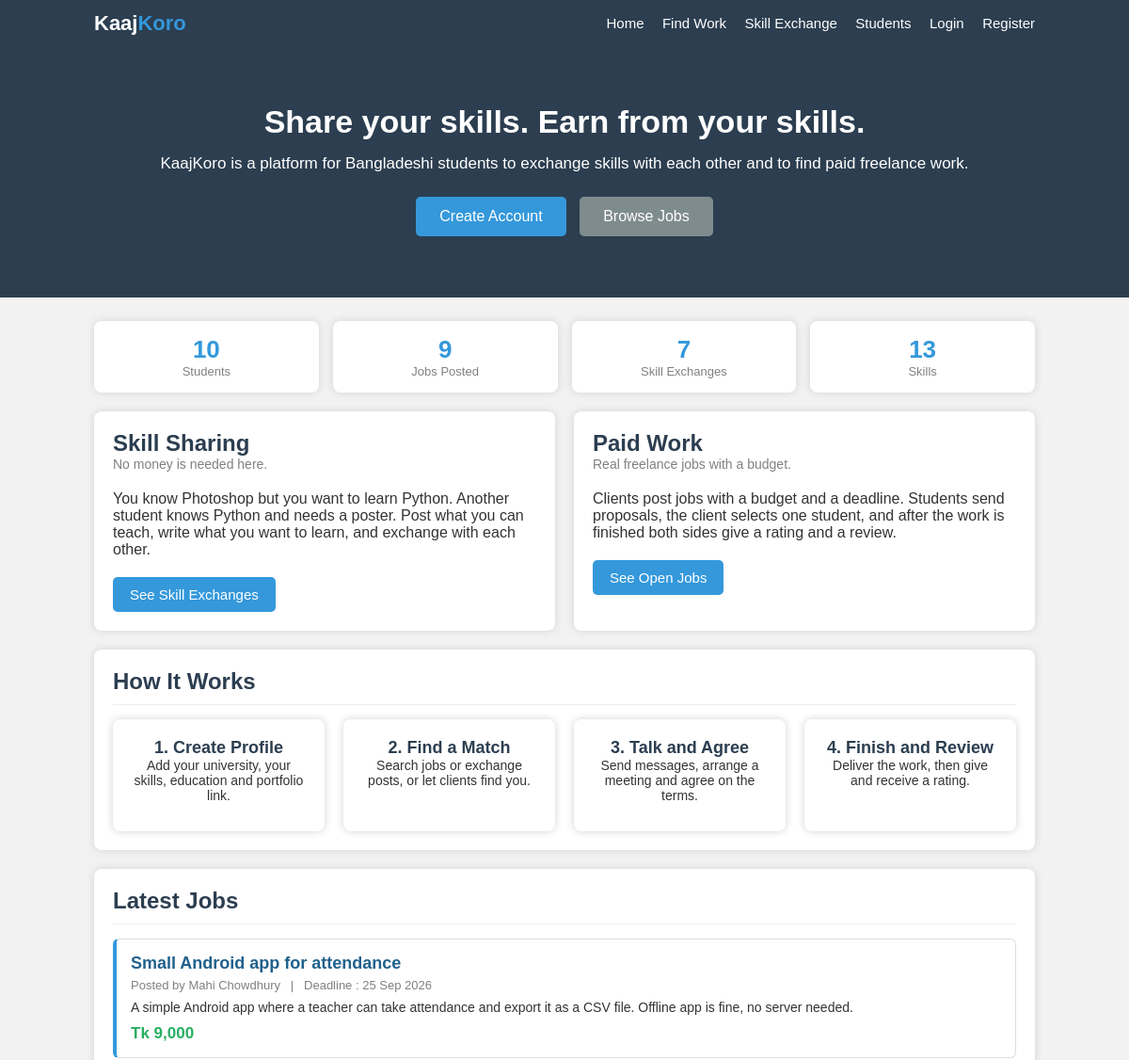
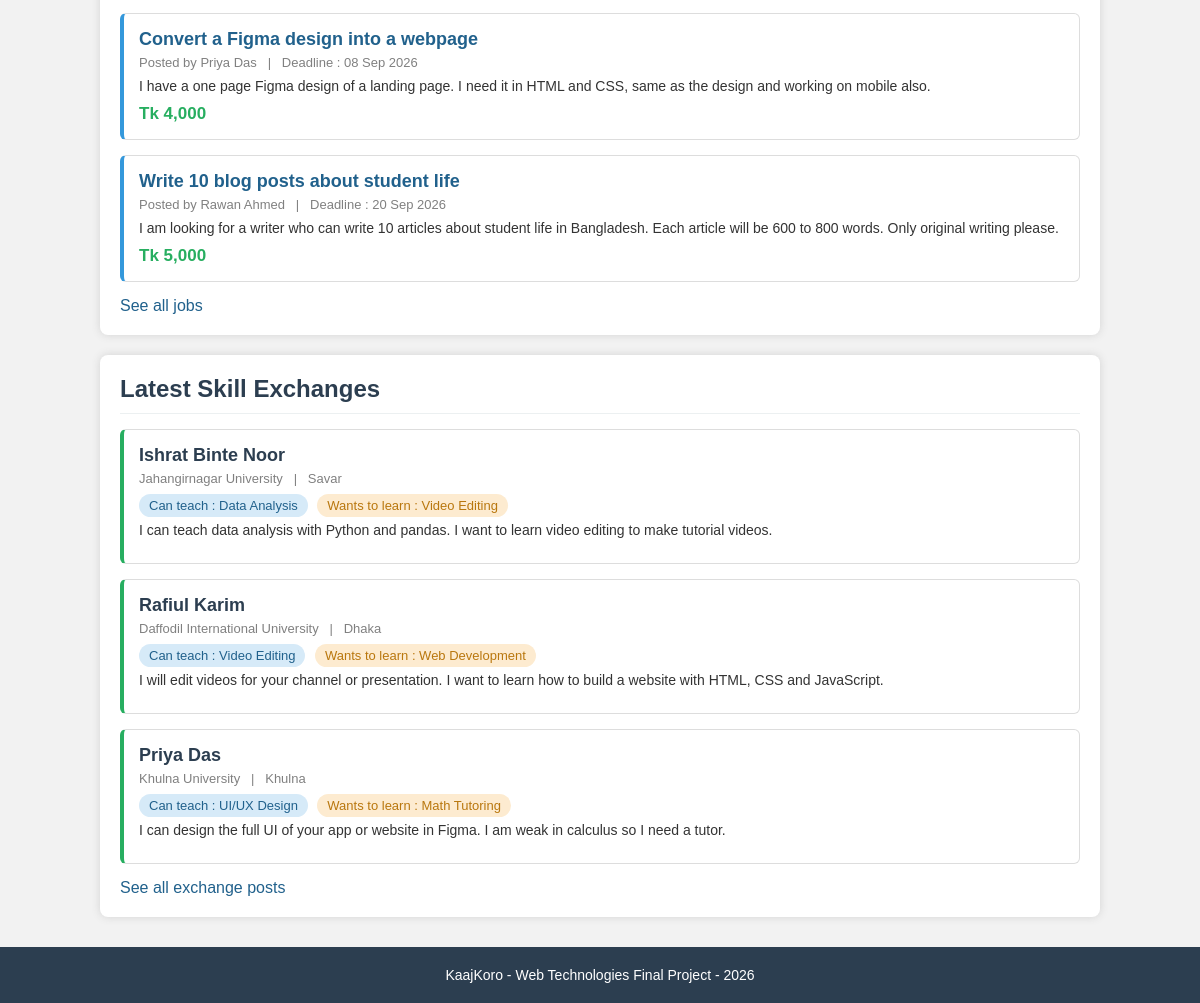
The page / on the database its author committed (2 pictures, top to bottom).
### tables this page shows
CREATE TABLE jobs (
    job_id       INT AUTO_INCREMENT PRIMARY KEY,
    client_id    INT NOT NULL,
    title        VARCHAR(150) NOT NULL,
    description  TEXT NOT NULL,
    budget       INT NOT NULL,
    deadline     DATE NOT NULL,
    job_status   VARCHAR(20) DEFAULT 'open',
    hired_id     INT DEFAULT 0,
    created_at   DATE,
    FOREIGN KEY (client_id) REFERENCES users(user_id) ON DELETE CASCADE
);

CREATE TABLE users (
    user_id     INT AUTO_INCREMENT PRIMARY KEY,
    name        VARCHAR(100) NOT NULL,
    email       VARCHAR(100) NOT NULL UNIQUE,
    password    VARCHAR(255) NOT NULL,
    phone       VARCHAR(20)  NOT NULL,
    university  VARCHAR(100) NOT NULL,
    city        VARCHAR(50)  NOT NULL,
    bio         TEXT,
    education   VARCHAR(200),
    experience  TEXT,
    portfolio   VARCHAR(150),
    status      VARCHAR(20)  DEFAULT 'active',
    joined      DATE
);

CREATE TABLE posts (
    post_id         INT AUTO_INCREMENT PRIMARY KEY,
    user_id         INT NOT NULL,
    offer_skill_id  INT NOT NULL,
    want_skill_id   INT NOT NULL,
    description     TEXT NOT NULL,
    post_status     VARCHAR(20) DEFAULT 'open',
    created_at      DATE,
    FOREIGN KEY (user_id)        REFERENCES users(user_id)   ON DELETE CASCADE,
    FOREIGN KEY (offer_skill_id) REFERENCES skills(skill_id),
    FOREIGN KEY (want_skill_id)  REFERENCES skills(skill_id)
);

CREATE TABLE skills (
    skill_id    INT AUTO_INCREMENT PRIMARY KEY,
    skill_name  VARCHAR(60) NOT NULL UNIQUE
);

### functions.php (called while the page is built, shortened)
<?php
function showMoney($amount) {
    return "Tk " . number_format($amount);
}
function showDate($date) {
    return date("d M Y", strtotime($date));
}
?>

### index.php (the view, shortened to what this page needs)
<?php
require_once "config.php";
require_once "functions.php";
$result = $conn->query("SELECT COUNT(*) AS total FROM users");
$row = $result->fetch_assoc();
$total_users = $row["total"];
$result = $conn->query("SELECT COUNT(*) AS total FROM jobs");
$row = $result->fetch_assoc();
$total_jobs = $row["total"];
$result = $conn->query("SELECT COUNT(*) AS total FROM posts");
$row = $result->fetch_assoc();
$total_posts = $row["total"];
$result = $conn->query("SELECT COUNT(*) AS total FROM skills");
$row = $result->fetch_assoc();
$total_skills = $row["total"];
include "header.php";
?>
    <div class="banner">
        <div class="container">
            <h1>Share your skills. Earn from your skills.</h1>
            <p>KaajKoro is a platform for Bangladeshi students to exchange skills
                with each other and to find paid freelance work.</p>
            <button onclick="window.location.href='register.php'">Create Account</button>
            <button class="btn-gray" onclick="window.location.href='jobs.php'">Browse Jobs</button>
        </div>
    </div>
    <div class="page">
        <div class="stats">
            <div class="stat">
                <div class="stat-number"><?php echo $total_users; ?></div>
                <div class="stat-name">Students</div>
            </div>
            <div class="stat">
                <div class="stat-number"><?php echo $total_jobs; ?></div>
                <div class="stat-name">Jobs Posted</div>
            </div>
            <div class="stat">
                <div class="stat-number"><?php echo $total_posts; ?></div>
                <div class="stat-name">Skill Exchanges</div>
            </div>
            <div class="stat">
                <div class="stat-number"><?php echo $total_skills; ?></div>
                <div class="stat-name">Skills</div>
            </div>
        </div>
        <div class="row">
            <div class="box col-half">
                <h2>Skill Sharing</h2>
                <p class="page-info">No money is needed here.</p>
                <p>You know Photoshop but you want to learn Python. Another student knows
                    Python and needs a poster. Post what you can teach, write what you want
                    to learn, and exchange with each other.</p>
                <div class="buttons">
                    <button onclick="window.location.href='exchange.php'">See Skill Exchanges</button>
                </div>
            </div>
            <div class="box col-half">
                <h2>Paid Work</h2>
                <p class="page-info">Real freelance jobs with a budget.</p>
                <p>Clients post jobs with a budget and a deadline. Students send proposals,
                    the client selects one student, and after the work is finished both sides
                    give a rating and a review.</p>
                <div class="buttons">
                    <button onclick="window.location.href='jobs.php'">See Open Jobs</button>
                </div>
            </div>
        </div>
        <div class="box">
            <h2 class="box-title">How It Works</h2>
            <div class="row">
                <div class="home-box">
                    <h3>1. Create Profile</h3>
                    <p class="item-text">Add your university, your skills, education and portfolio link.</p>
                </div>
                <div class="home-box">
                    <h3>2. Find a Match</h3>
                    <p class="item-text">Search jobs or exchange posts, or let clients find you.</p>
                </div>
                <div class="home-box">
                    <h3>3. Talk and Agree</h3>
                    <p class="item-text">Send messages, arrange a meeting and agree on the terms.</p>
                </div>
                <div class="home-box">
                    <h3>4. Finish and Review</h3>
                    <p class="item-text">Deliver the work, then give and receive a rating.</p>
                </div>
            </div>
        </div>
        <div class="box">
            <h2 class="box-title">Latest Jobs</h2>
            <?php
            $result = $conn->query("SELECT j.*, u.name AS client_name
                                    FROM jobs j
                                    JOIN users u ON j.client_id = u.user_id
                                    WHERE j.job_status = 'open'
                                    ORDER BY j.job_id DESC
                                    LIMIT 3");
            while ($job = $result->fetch_assoc()) {
                ?>
                <div class="item">
                    <h3><a href="job-details.php?id=<?php echo $job["job_id"]; ?>"><?php echo htmlspecialchars($job["title"]); ?></a></h3>
                    <p class="item-info">Posted by <?php echo htmlspecialchars($job["client_name"]); ?>
                        &nbsp; | &nbsp; Deadline : <?php echo showDate($job["deadline"]); ?></p>
                    <p class="item-text"><?php echo htmlspecialchars($job["description"]); ?></p>
                    <p class="price"><?php echo showMoney($job["budget"]); ?></p>
                </div>
                <?php
            }
            ?>
            <a href="jobs.php">See all jobs</a>
        </div>
        <div class="box">
            <h2 class="box-title">Latest Skill Exchanges</h2>
            <?php
            $result = $conn->query("SELECT p.*, u.name, u.university, u.city,
                                           s1.skill_name AS offer_skill,
                                           s2.skill_name AS want_skill
                                    FROM posts p
                                    JOIN users u  ON p.user_id = u.user_id
                                    JOIN skills s1 ON p.offer_skill_id = s1.skill_id
                                    JOIN skills s2 ON p.want_skill_id = s2.skill_id
                                    WHERE p.post_status = 'open'
                                    ORDER BY p.post_id DESC
                                    LIMIT 3");
            while ($post = $result->fetch_assoc()) {
                ?>
                <div class="item item-green">
                    <h3><?php echo htmlspecialchars($post["name"]); ?></h3>
                    <p class="item-info"><?php echo htmlspecialchars($post["university"]); ?>
                        &nbsp; | &nbsp; <?php echo htmlspecialchars($post["city"]); ?></p>
                    <p>
                        <span class="tag tag-blue">Can teach : <?php echo htmlspecialchars($post["offer_skill"]); ?></span>
                        <span class="tag tag-orange">Wants to learn : <?php echo htmlspecialchars($post["want_skill"]); ?></span>
                    </p>
                    <p class="item-text"><?php echo htmlspecialchars($post["description"]); ?></p>
                </div>
                <?php
            }
            ?>
            <a href="exchange.php">See all exchange posts</a>
        </div>
    </div>
<?php include "footer.php"; ?>

### header.php (shortened to what this page needs)
<!DOCTYPE html>
<html lang="en">
<head>
    <link rel="stylesheet" href="style.css">
</head>
<body>
    <div class="header">
        <div class="container">
            <h2 class="logo">Kaaj<span>Koro</span><?php if (isset($_SESSION["admin_logged_in"])) { echo " Admin"; } ?></h2>
            <div class="menu">
            <?php if (isset($_SESSION["user_logged_in"])) { ?>
                <a href="dashboard.php">Dashboard</a>
                <a href="jobs.php">Find Work</a>
                <a href="exchange.php">Skill Exchange</a>
                <a href="students.php">Students</a>
                <a href="my-jobs.php">My Jobs</a>
                <a href="messages.php">Messages</a>
                <a href="profile.php">Profile</a>
                <a href="logout.php">Logout</a>
            <?php } else { ?>
                <a href="index.php">Home</a>
                <a href="jobs.php">Find Work</a>
                <a href="exchange.php">Skill Exchange</a>
                <a href="students.php">Students</a>
                <a href="login.php">Login</a>
                <a href="register.php">Register</a>
            <?php } ?>
            </div>
        </div>
    </div>

### footer.php
    <div class="footer">
        KaajKoro - Web Technologies Final Project - 2026
    </div>
</body>
</html>

### style.css (style rules this page uses)
* { margin:0; padding:0; box-sizing:border-box; font-family:Arial, Helvetica, sans-serif; }
body { background:#f2f2f2; color:#333; }
a { text-decoration:none; color:#21618c; }
.header { background:#2c3e50; padding:12px 0; }
.header .container { display:flex; justify-content:space-between; align-items:center; }
.logo { color:white; font-size:22px; }
.logo span { color:#3498db; }
.menu a { color:white; margin-left:15px; font-size:15px; }
.container { width:1000px; margin:0 auto; }
.page { width:1000px; margin:25px auto; }
h1 { color:#2c3e50; margin-bottom:5px; }
h2 { color:#2c3e50; }
h3 { color:#2c3e50; font-size:18px; }
.page-info { color:gray; font-size:14px; margin-bottom:20px; }
.box { background:white; padding:20px; border-radius:8px; box-shadow:0 0 8px lightgray; margin-bottom:20px; }
.box-title { border-bottom:1px solid #ecf0f1; padding-bottom:10px; margin-bottom:15px; }
.row { display:flex; gap:20px; }
.col-half { width:50%; }
button { padding:10px 18px; border:none; border-radius:5px; background:#3498db; color:white; font-size:15px; cursor:pointer; }
.btn-gray { background:#7f8c8d; }
.buttons { margin-top:20px; display:flex; gap:10px; }
.item { background:white; border:1px solid #ddd; border-left:4px solid #3498db; border-radius:6px; padding:15px; margin-bottom:15px; }
.item h3 { margin-bottom:5px; }
.item-info { color:gray; font-size:13px; margin-bottom:8px; }
.item-text { font-size:14px; margin-bottom:10px; }
.item-green { border-left:4px solid #27ae60; }
.tag { display:inline-block; background:#ecf0f1; color:#2c3e50; padding:4px 10px; border-radius:12px; font-size:13px; margin-right:5px; margin-bottom:5px; }
.tag-blue { background:#d6eaf8; color:#21618c; }
.tag-orange { background:#fdebd0; color:#b9770e; }
.price { color:#27ae60; font-weight:bold; font-size:17px; }
.stats { display:flex; gap:15px; margin-bottom:20px; }
.stat { background:white; border-radius:8px; box-shadow:0 0 8px lightgray; padding:15px; width:25%; text-align:center; }
.stat-number { font-size:26px; font-weight:bold; color:#3498db; }
.stat-name { font-size:13px; color:gray; }
.banner { background:#2c3e50; color:white; padding:60px 0; text-align:center; }
.banner h1 { color:white; font-size:34px; margin-bottom:15px; }
.banner p { font-size:17px; margin-bottom:20px; }
.banner button { margin:5px; padding:12px 25px; font-size:16px; }
.home-box { background:white; border-radius:8px; box-shadow:0 0 8px lightgray; padding:20px; width:33%; text-align:center; }
.footer { background:#2c3e50; color:white; text-align:center; padding:20px; margin-top:30px; font-size:14px; }

### rows shown on the page
jobs: title "Small Android app for attendance", client.name "Mahi Chowdhury", deadline "25 Sep 2026", description "A simple Android app where a teacher can take attendance and export it as a CSV file. Offline app is fine, no server needed.", budget "Tk 9,000"
jobs: title "Convert a Figma design into a webpage", client.name "Priya Das", deadline "08 Sep 2026", description "I have a one page Figma design of a landing page. I need it in HTML and CSS, same as the design and working on mobile also.", budget "Tk 4,000"
jobs: title "Write 10 blog posts about student life", client.name "Rawan Ahmed", deadline "20 Sep 2026", description "I am looking for a writer who can write 10 articles about student life in Bangladesh. Each article will be 600 to 800 words. Only original writing please.", budget "Tk 5,000"
posts: user.name "Ishrat Binte Noor", user.university "Jahangirnagar University", user.city "Savar", offer_skill.skill_name "Data Analysis", want_skill.skill_name "Video Editing", description "I can teach data analysis with Python and pandas. I want to learn video editing to make tutorial videos."
posts: user.name "Rafiul Karim", user.university "Daffodil International University", user.city "Dhaka", offer_skill.skill_name "Video Editing", want_skill.skill_name "Web Development", description "I will edit videos for your channel or presentation. I want to learn how to build a website with HTML, CSS and JavaScript."
posts: user.name "Priya Das", user.university "Khulna University", user.city "Khulna", offer_skill.skill_name "UI/UX Design", want_skill.skill_name "Math Tutoring", description "I can design the full UI of your app or website in Figma. I am weak in calculus so I need a tutor."

### other values the page prints
$total_users "10"
$total_jobs "9"
$total_posts "7"
$total_skills "13"
